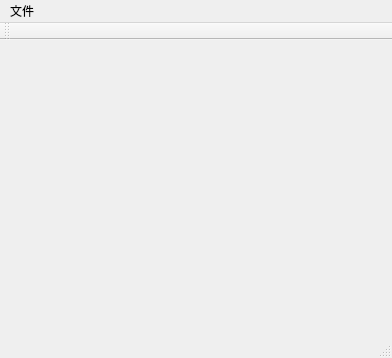
<?xml version="1.0" encoding="UTF-8"?>
<ui version="4.0">
 <class>MainWindow</class>
 <widget class="QMainWindow" name="MainWindow">
  <property name="geometry">
   <rect>
    <x>0</x>
    <y>0</y>
    <width>392</width>
    <height>358</height>
   </rect>
  </property>
  <property name="windowTitle">
   <string>模型读取软件</string>
  </property>
  <widget class="QWidget" name="centralWidget">
   <layout class="QGridLayout" name="gridLayout">
    <item row="0" column="0" colspan="2">
     <layout class="QHBoxLayout" name="horizontalLayout">
      <property name="spacing">
       <number>6</number>
      </property>
      <property name="topMargin">
       <number>0</number>
      </property>
      <item>
       <widget class="QVTKWidget" name="qvtkWidget" native="true"/>
      </item>
     </layout>
    </item>
   </layout>
  </widget>
  <widget class="QMenuBar" name="menuBar">
   <property name="geometry">
    <rect>
     <x>0</x>
     <y>0</y>
     <width>392</width>
     <height>23</height>
    </rect>
   </property>
   <widget class="QMenu" name="menuFile">
    <property name="sizePolicy">
     <sizepolicy hsizetype="Preferred" vsizetype="Preferred">
      <horstretch>0</horstretch>
      <verstretch>0</verstretch>
     </sizepolicy>
    </property>
    <property name="title">
     <string>文件</string>
    </property>
    <addaction name="actionRead"/>
    <addaction name="actionSave"/>
   </widget>
   <addaction name="menuFile"/>
  </widget>
  <widget class="QToolBar" name="mainToolBar">
   <attribute name="toolBarArea">
    <enum>TopToolBarArea</enum>
   </attribute>
   <attribute name="toolBarBreak">
    <bool>false</bool>
   </attribute>
  </widget>
  <widget class="QStatusBar" name="statusBar"/>
  <action name="actionRead">
   <property name="text">
    <string>读取</string>
   </property>
  </action>
  <action name="actionSave">
   <property name="text">
    <string>保存</string>
   </property>
  </action>
 </widget>
 <layoutdefault spacing="6" margin="11"/>
 <customwidgets>
  <customwidget>
   <class>QVTKWidget</class>
   <extends>QWidget</extends>
   <header>QVTKWidget.h</header>
  </customwidget>
 </customwidgets>
 <resources/>
 <connections/>
</ui>
